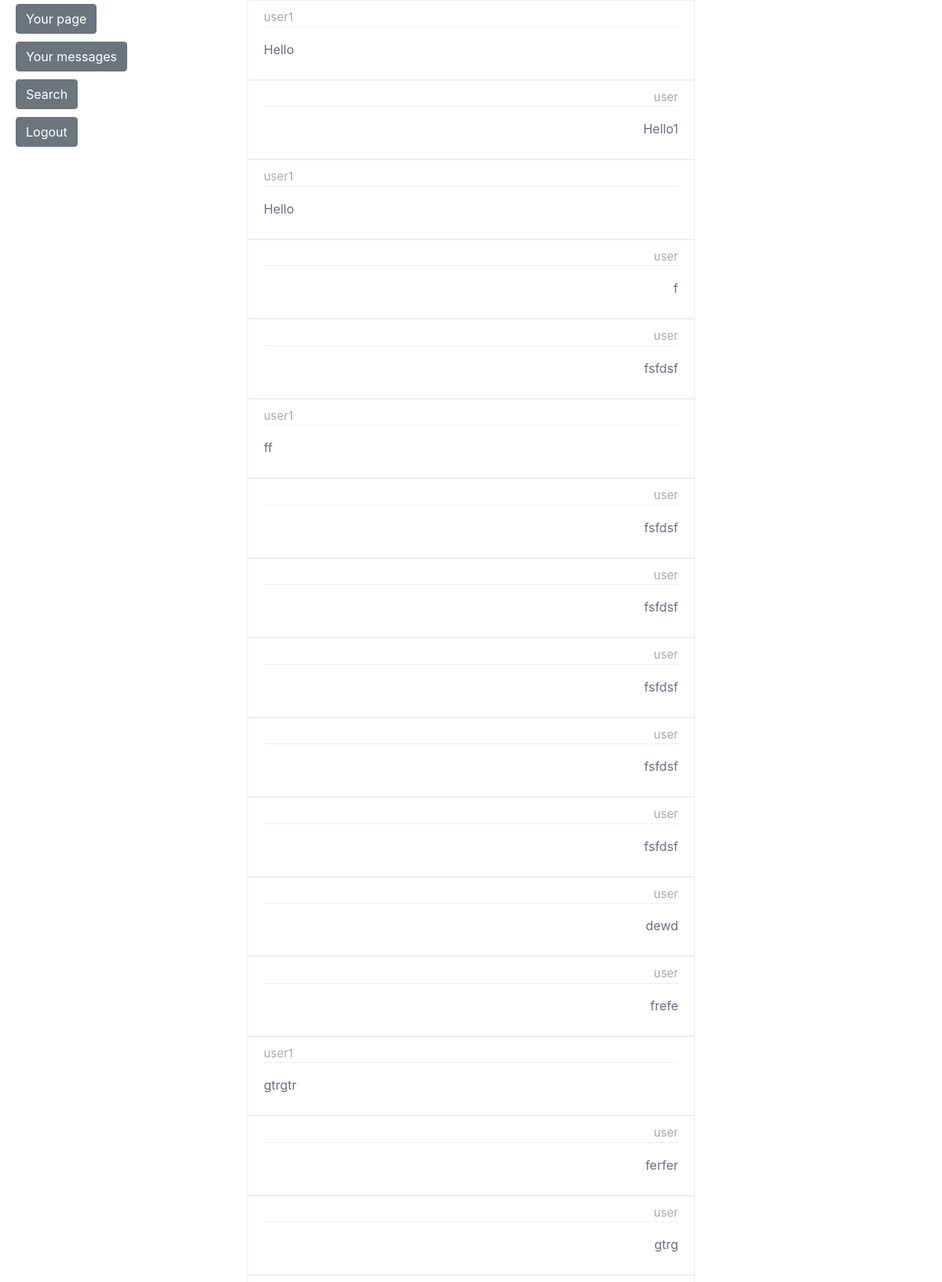
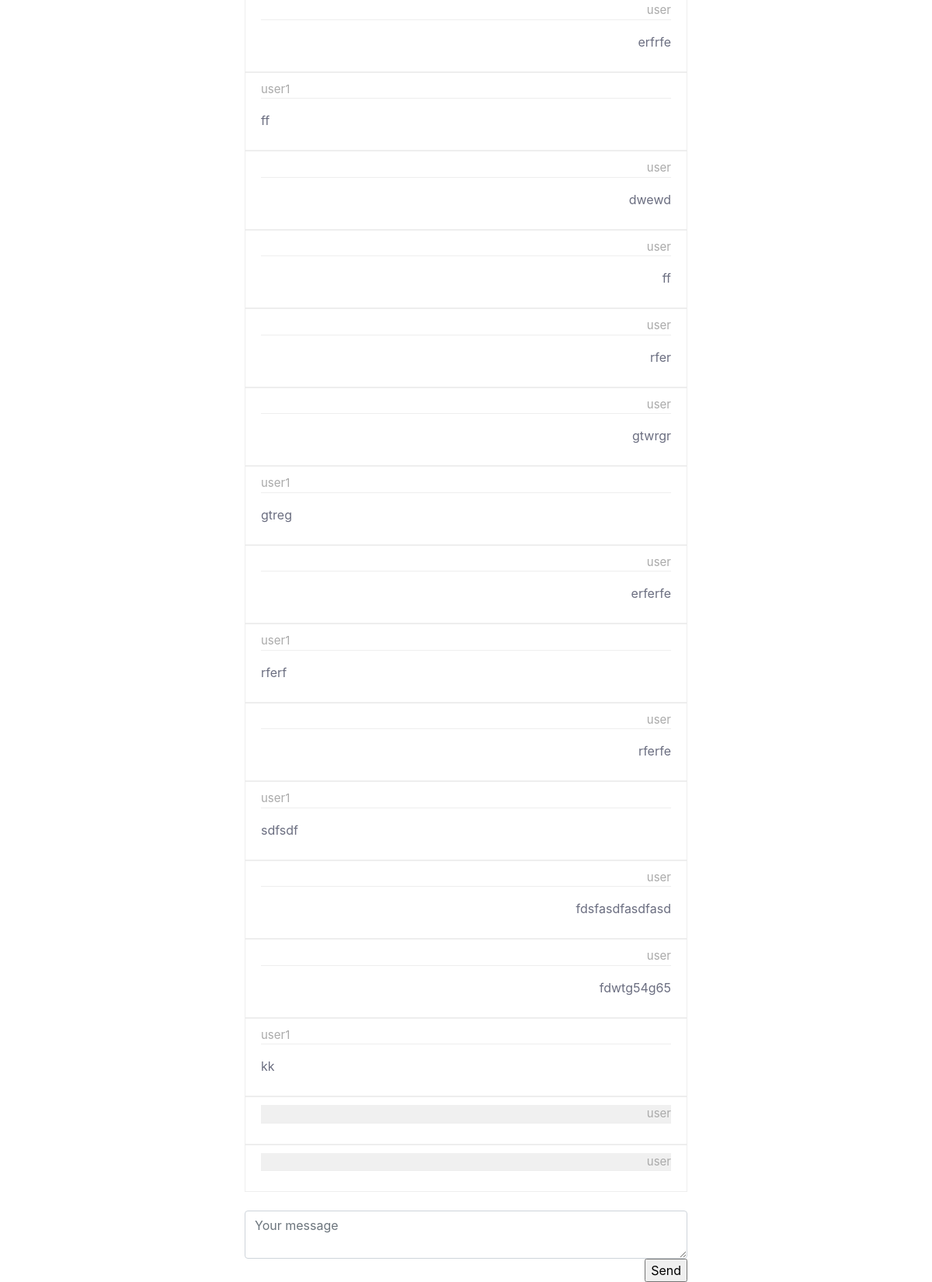
The page /conversation-user1 (signed in) on the database its author committed (2 pictures, top to bottom).
### tables this page shows
CREATE TABLE messages(
data text,
sender text,
receiver text,
read integer,
id integer primary key autoincrement,
foreign key(sender) references users(name),
foreign key(receiver) references users(name));

### application.py (the view)
@app.route('/<string:user>', methods=['GET', 'POST'])
def user(user, edit=False):
    if request.method == 'POST':
        name = session.get('user')
        data = request.form.get('data')
        post = request.form.get('post')
        db.execute('INSERT INTO comments (user, post, data) VALUES (:name, :post, :data)', {'name': name, 'post': post, 'data':data})
        db.commit()
    postable = False
    if session.get('user') == user:
        postable = True
    if len(db.execute('SELECT * FROM users WHERE name=:name', {'name': user}).fetchall()) == 0:
        return render_template('no_user.html', name=user)
    personal = db.execute('SELECT data FROM personal WHERE user=:user', {'user': user}).fetchall()
    db.commit()
    if len(personal) == 0:
        personal = None
    else:
        personal = personal[0]['data']
    posts = db.execute('SELECT id, data from posts WHERE user=:user', {'user': user}).fetchall()
    db.commit()
    comments = {}
    if len(posts) == 0:
        posts = None
    else:
        posts = list(reversed(posts))
        for post in posts:
            post_comments = db.execute('SELECT * FROM comments WHERE post=:post', {'post': post['id']}).fetchall()
            comments[post['id']] = post_comments
    return render_template('user.html', personal=personal, user=user, postable=postable, posts=posts, comments=comments, edit=edit, you=session.get('user'))

### application.py (called while the page is built)
@app.route('/conversation-<string:user>')
def conversation(user):
    name = session.get('user')
    received = db.execute('SELECT * FROM messages WHERE sender=:user AND receiver=:name', {'name': name, 'user': user}).fetchall()
    for message in received:
        if message['read'] == 0:
            db.execute('UPDATE messages SET read=1 WHERE id=:id', {'id': message['id']})
    messages = db.execute('SELECT * FROM messages WHERE (sender=:name AND receiver=:user) OR (sender=:user AND receiver=:name)', {'name': name, 'user': user}).fetchall()
    db.commit()
    return render_template('conversation.html', user=user, messages=messages, you=name)

### templates/conversation.html (shortened to what this page needs)
{% extends "layout.html" %}
{% block body %}
    <div class="col-2"></div>
    <div class="col-lg-6 col-sm-12">
        <div id="messages">
            {% for message in messages %}
                {% if message['sender'] == you %}
                    <div class="comment" align="right">
                {% else %}
                    <div class="comment" align="left">
                {% endif %}
                {% if message['read'] == 0 %}
                        <div style="background-color: #F0F0F0" class="color">
                    {% else %}
                        <div style="background-color: white" class="color">
                    {% endif %}
                        <p class="meta"> {{ message['sender'] }}</p>
                        <p> {{ message['data'] }} </p>
                    </div>
                </div>
            {% else %}
                <h3>No messages yet</h3>
            {% endfor %}
        </div>
        <br>
        <form id="form">
            <textarea class="form-control" rows="2" name="data" placeholder="Your message" id="message"></textarea>
            <input type="submit" value="Send" align="right" style="float: right;">
        </form>
    </div>
{% endblock %}

### templates/layout.html (shortened to what this page needs)
<!DOCTYPE html>
<html>
    <head>
        <link rel="stylesheet" href="https://stackpath.bootstrapcdn.com/bootstrap/4.1.1/css/bootstrap.min.css">
    </head>
    <body>
        <div class="container-fluid">
            <div class="row">
                <div class="col-1">
                    <a href="{{ url_for('user', user=you) }}" class="btn btn-secondary" style="margin: 5px">Your page</a><br>
                    <a href="{{ url_for('messages') }}"" class="btn btn-secondary" style="margin: 5px">Your messages</a><br>
                    <a href="{{ url_for('search') }}" class="btn btn-secondary" style="margin: 5px">Search</a>
                    <a href="{{ url_for('logout') }}" class="btn btn-secondary" style="margin: 5px">Logout</a>
                </div>
                {% block body %}
                {% endblock %}
            </div>
        </div>
    </body>
</html>

### templates/layout.html (style rules this page uses)
.comment { border: 1px solid #eee; padding: 10px 20px; color: #6b6e80; }
.meta { font-size: 15px; color: #aaaaaa; border-bottom: 1px solid #eee; }

### rows shown on the page
messages: sender "user1", data "Hello"
messages: sender "user", data "Hello1"
messages: sender "user1", data "Hello"
messages: sender "user", data "f"
messages: sender "user", data "fsfdsf"
messages: sender "user1", data "ff"
messages: sender "user", data "fsfdsf"
messages: sender "user", data "fsfdsf"
messages: sender "user", data "fsfdsf"
messages: sender "user", data "fsfdsf"
messages: sender "user", data "fsfdsf"
messages: sender "user", data "dewd"
messages: sender "user", data "frefe"
messages: sender "user1", data "gtrgtr"
messages: sender "user", data "ferfer"
messages: sender "user", data "gtrg"
messages: sender "user", data "erfrfe"
messages: sender "user1", data "ff"
messages: sender "user", data "dwewd"
messages: sender "user", data "ff"
messages: sender "user", data "rfer"
messages: sender "user", data "gtwrgr"
messages: sender "user1", data "gtreg"
messages: sender "user", data "erferfe"
messages: sender "user1", data "rferf"
messages: sender "user", data "rferfe"
messages: sender "user1", data "sdfsdf"
messages: sender "user", data "fdsfasdfasdfasd"
messages: sender "user", data "fdwtg54g65"
messages: sender "user1", data "kk"
messages: sender "user"
messages: sender "user"
